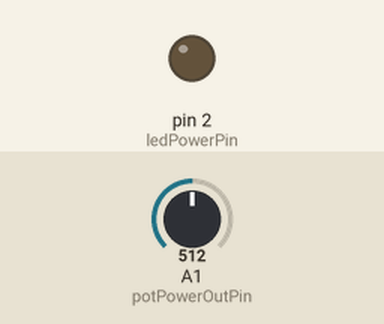
Bench run of a sketch on a simulated Arduino Uno, built with avr-gcc and run on an emulated ATmega328P. Shown: output pins drawn as LEDs (lit = HIGH). Inputs (shaded band) come from the test bench; at power-on: A1 (potPowerOutPin) = 512.

Above: at 1.2 s.
1.3 s: A1 (potPowerOutPin) set to 530
At 1.8 s:
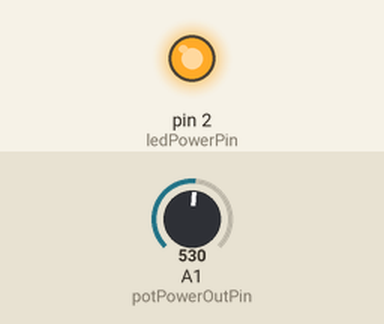
2.8 s: A1 (potPowerOutPin) set to 511
At 4.0 s:
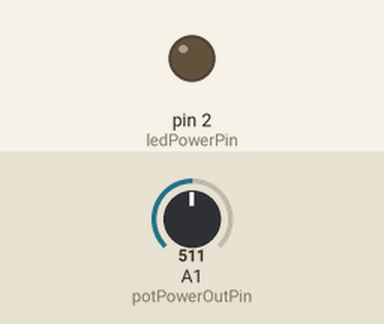
4.3 s: A1 (potPowerOutPin) set to 716
At 5.3 s:
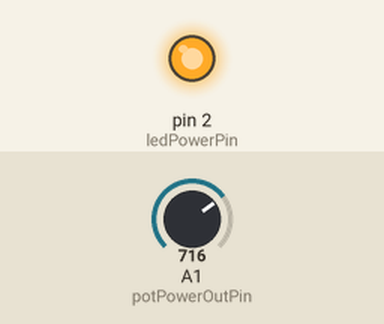
Timing chart, 0 to 7.3 s (numbered marks = the images above; inputs shaded):
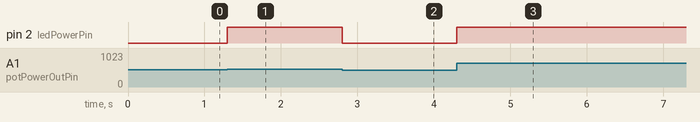

Measured:
- the behaviour switches between 513 and 514 on A1 (potPowerOutPin) (found by bisection; images 0 and 1)
- after the input at 1.3 s, pin 2 (ledPowerPin): LOW → HIGH at once
- after the input at 2.8 s, pin 2 (ledPowerPin): HIGH → LOW at once
- after the input at 4.3 s, pin 2 (ledPowerPin): LOW → HIGH at once

The sketch:

002_potentiometerLED.ino
```cpp
int delayTime = 100;
int potPowerPin = 2;
int potPowerOutPin = A1;
int ledPowerPin = 2;
int potPowerOut;
float ledPower;

void setup()
{
    Serial.begin(115200);
    pinMode(ledPowerPin, OUTPUT);
    pinMode(potPowerOutPin, INPUT);
}

void loop()
{
    potPowerOut = analogRead(potPowerOutPin);
    ledPower = map(potPowerOut, 0, 1023, 0, 255);
    analogWrite(ledPowerPin, ledPower);
}
```
